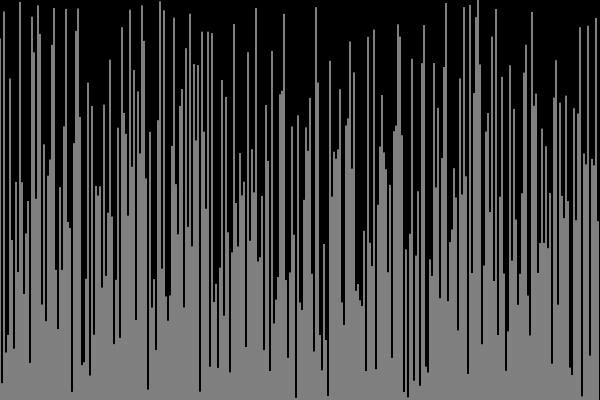
Frame 1 (no input)
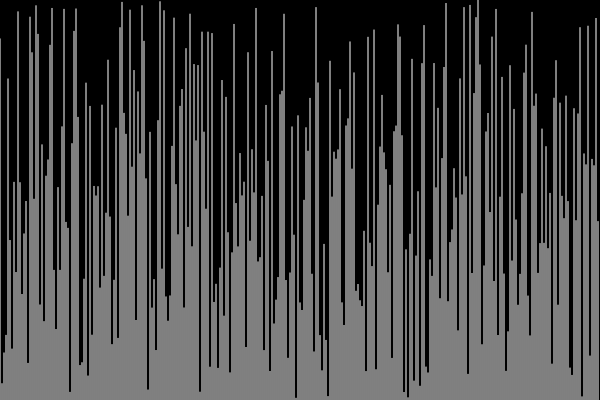
Frame 60 (no input)
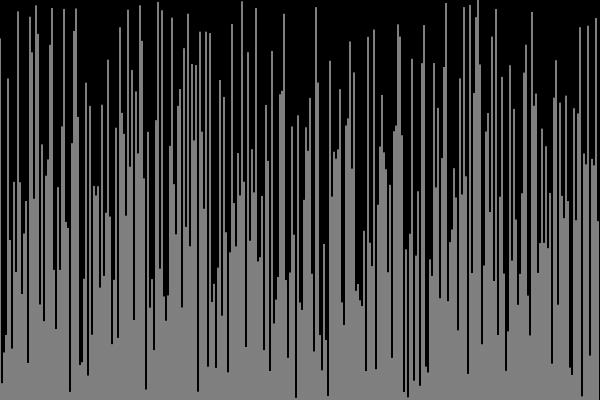
Frame 120 (the mouse pressed at the canvas centre since frame 60)

The p5.js sketch that drew these frames (run headless with seeded random() and noise() and a simulated clock; from frame 60 on, the mouse is pressed at the canvas centre):

// p5.js sketch
// ── sketch.js
let unsorted = [];
let width = 300;
let height = 400;

let i = 0;
let j = 1;

function setup() {
    createCanvas(width * 2, height);
    for (let i = 0; i < width; i++) {
        unsorted[i] = Math.random() * height;
    }
}

function draw() {
    background(0);

    if (unsorted[j] > unsorted[j + 1]) swap(unsorted, j, j + 1);
    if (i < unsorted.length) {
        if (j >= unsorted.length - i - 1) {
            i++;
            j = 0;
        }
        j++;
    } else {
        console.log("done");
        noLoop();
    }
    for (let i = 0; i < unsorted.length; i++) {
        stroke(255);
        line(i * 2, height, i * 2, height - unsorted[i]);
    }
}

function swap(arr, i, j) {
    let temp = arr[i];
    arr[i] = arr[j];
    arr[j] = temp;
    return arr;
}
